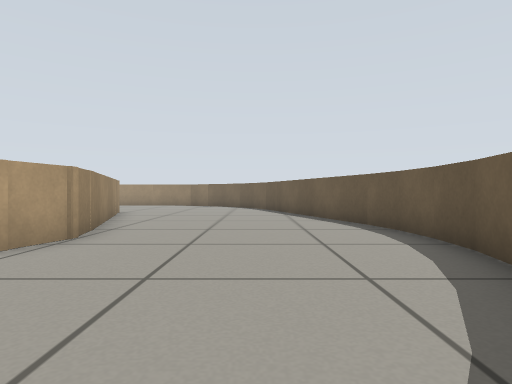
View 1 (above)

17 first-person views from a walk through a robot-simulator world made for Gazebo. The camera is 0.39 m above the floor, looks level and sees 75° across. The floor is counted in squares, 0.5 m on a side. Each view is taken from the middle of a square. On the plan, view 1 faces up. The plan holds only what a view shows up to about 11 squares ahead; the rest is blank.

View 2
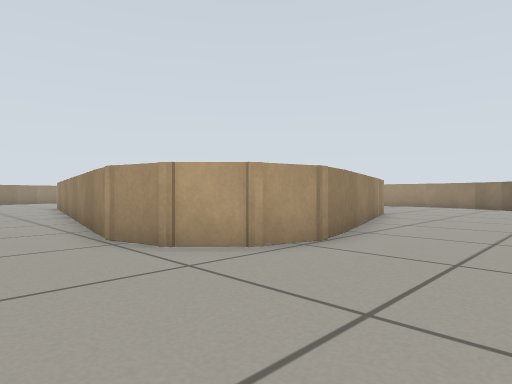

View 3
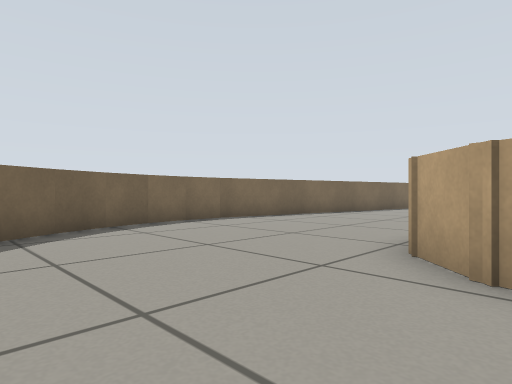

View 4
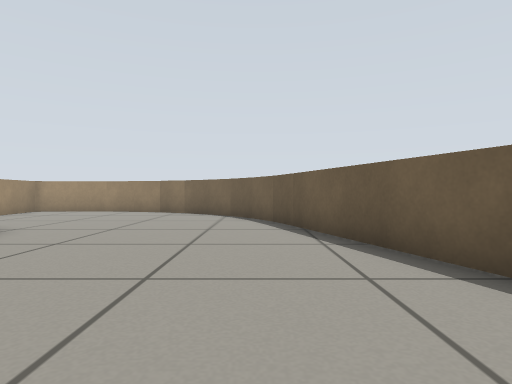

View 5
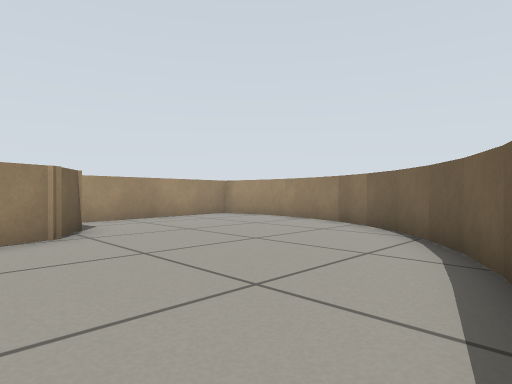

View 6
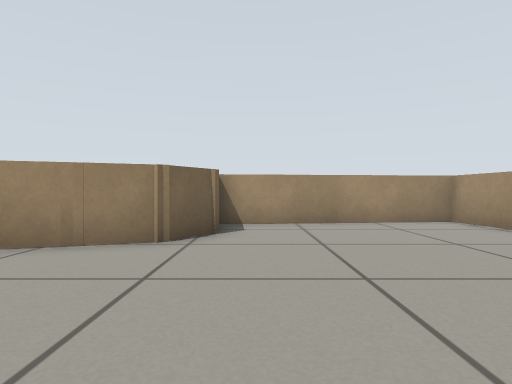

View 7
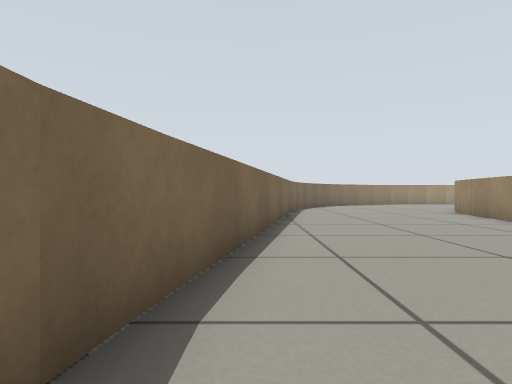

View 8
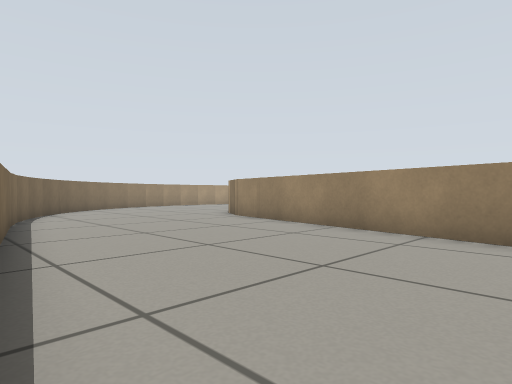

View 9
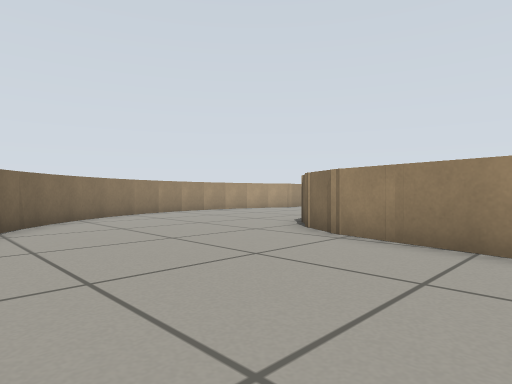

View 10
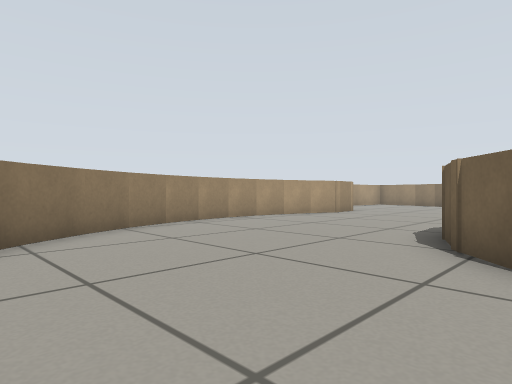

View 11
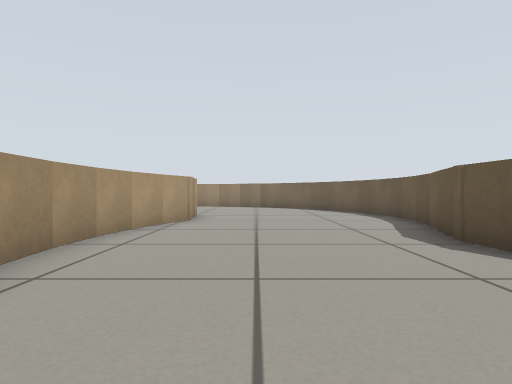

View 12
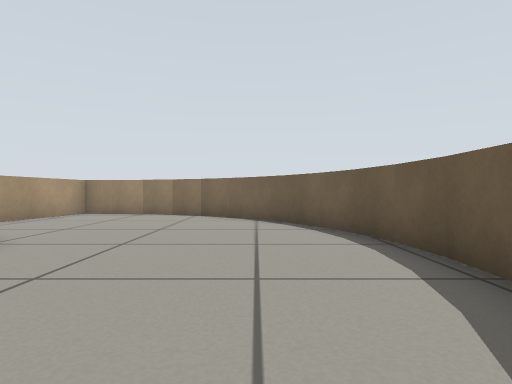

View 13
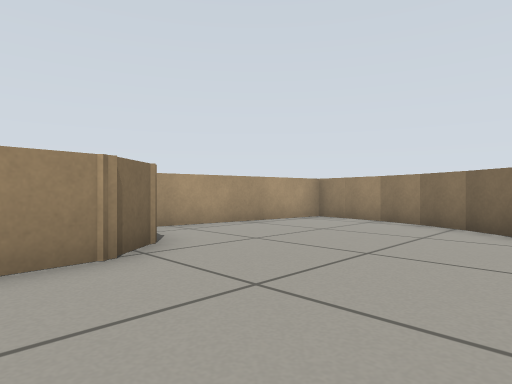

View 14
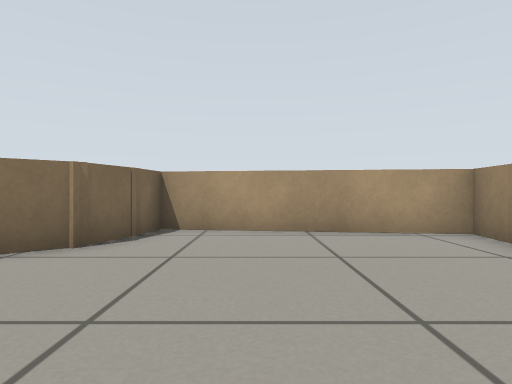

View 15
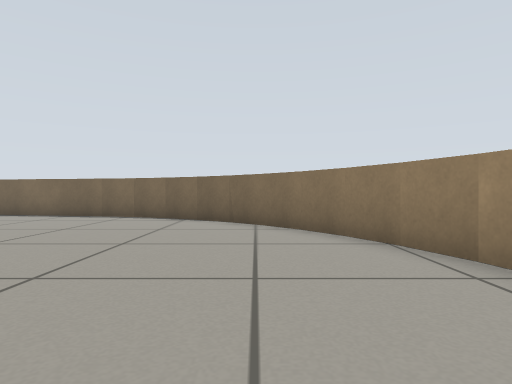

View 16
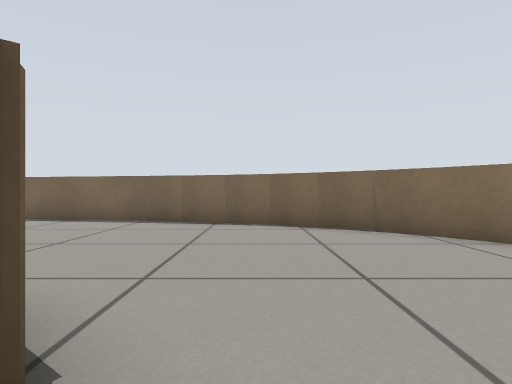

View 17
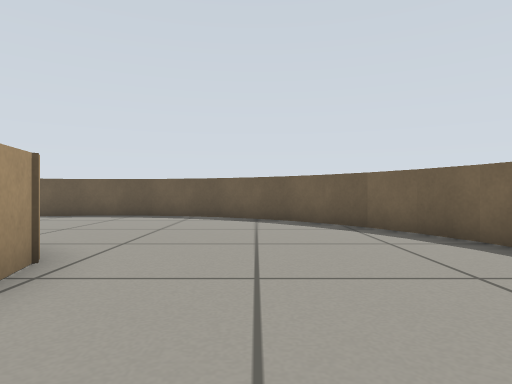

### Floor plan
Points are (right, up) in squares from view 1. A wall is a line through its corners. A room is listed if a view was taken in it or the views show most of it. See-through windows are left out.
Room 1 (views 1, 2, 3, 4, 5, 6, 7, 8, 9, 10, 11, 12, 13, 14, 15, 16, 17)
walls: (-17.1, 5.3) (-18.4, 6) (-19.3, 7.1); (-12.8, -1.8) (-6.3, -2.9); (-19.1, 6.7) (-19.7, 8.1) (-19.8, 9.3) (-19, 11.8); (-18.2, -0.9) (-13.3, -1.7); (-19.3, -0.3) (-18.1, -0.6); (-6.4, -2.9) (-5.1, -2.9); (-3.4, 7) (-3.1, 5.6) (-3.4, 4.4) (-4.3, 3.5) (-5.6, 3.1) (-17.5, 5.4); (-20.3, 0.1) (-19.2, -0.3); (-5.2, -2.9) (-4, -2.8) (-2.8, -2.5); (-21.4, 0.8) (-20.2, 0.1); (-19, 11.7) (-18.8, 12.8); (-22.4, 1.4) (-21.4, 0.7); (-6.4, 13.3) (-5.2, 12.6) (-3.2, 7); (-18.8, 12.7) (-18.7, 14.1); (-2.9, -2.5) (-1.7, -2); (-1.8, -2) (-0.7, -1.4) (0.2, -0.7) (1.1, 0.2); (-18.7, 13.9) (-18.9, 15.2); (-24, 3.2) (-23.2, 2.2) (-22.3, 1.4); (-24.6, 4.2) (-23.9, 3.1); (-18.9, 15.1) (-19.2, 16.3); (1, 0.1) (1.7, 1.1) (2.3, 2.2); (-25.5, 6.4) (-25.1, 5.2) (-24.6, 4.1); (-19.1, 16.2) (-19.6, 17.4); (-25.7, 7.5) (-25.5, 6.3); (2.3, 2.1) (2.7, 3.3); (-25.8, 8.7) (-25.7, 7.4); (2.6, 3.2) (2.9, 4.4); (2.9, 4.3) (3, 5.6); (-25.8, 9.9) (-25.8, 8.5); (3, 5.5) (2.9, 6.8) (2.6, 8); (2.7, 7.8) (0.5, 14.9); (-25.6, 11) (-25.8, 9.8); (-19.6, 17.3) (-20.2, 18.4); (-25, 13.2) (-25.6, 10.9); (-7, 19.3) (-8.7, 19.1) (-8, 13); (-20.1, 18.3) (-20.9, 19.3) (-21.8, 20.1) (-22.8, 20.8); (0.5, 14.7) (-0.1, 15.8) (-0.8, 16.8); (-5.9, 19.3) (-7.1, 19.3); (-4.8, 19) (-6, 19.2); (-3.6, 18.7) (-4.8, 19.1); (-0.8, 16.7) (-1.7, 17.6); (-1.6, 17.5) (-2.6, 18.2) (-3.7, 18.8); (-27, 15.9) (-25.7, 15.5) (-24.9, 14.5) (-24.8, 13.5); (-22.7, 20.7) (-23.9, 21.3); (-23.8, 21.3) (-25, 21.7); (-24.9, 21.7) (-27.1, 22) (-27.9, 16) (-26.7, 15.9)

Positions as (right, up) in squares from view 1, and headings:
1: (0, 0), facing up
2: (0, 1), facing up-left
3: (0, 5), facing down-left
4: (0, 6), facing up
5: (1, 11), facing up-left
6: (0, 14), facing left
7: (-5, -2), facing left
8: (-9, -2), facing up-left
9: (-14, 0), facing up-left
10: (-18, 2), facing up-left
11: (-23, 4), facing up
12: (-21, 10), facing up
13: (-21, 13), facing up-left
14: (-21, 18), facing left
15: (-23, 10), facing down
16: (-20, 8), facing down
17: (-8, 1), facing right
